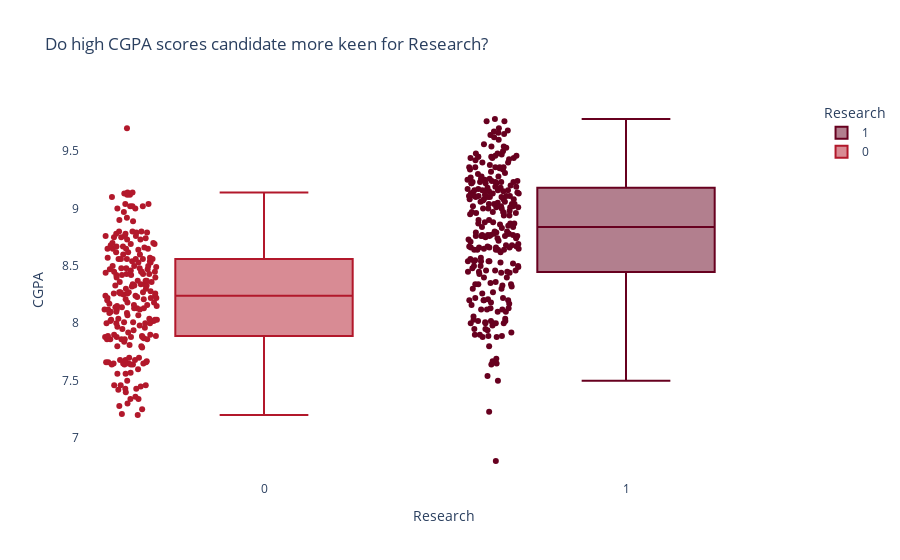

Write notebook code for a chart like this one.
### Code cell
fig = px.box(data, x="Research", y="CGPA", points="all", color = "Research", 
             color_discrete_sequence=px.colors.sequential.RdBu, 
             #hover_data = ({data["research"]:False}),
             #labels = {"0": "No Reseach", "1":"Research"},
             title="Do high CGPA scores candidate more keen for Research?",
             #hoverinfo = None
            )


fig.update_layout(legend={"itemclick":False})
fig.update_layout(legend={"itemdoubleclick":False})
fig.update_layout(uniformtext_minsize=12, uniformtext_mode='hide')

fig.update_layout(plot_bgcolor="rgb(255,255,255)")
fig.show()

### Figure 1 — Plotly figure (JSON) as saved in the notebook; plotly's stock layout.template omitted (floating-point values rounded to 4 significant figures; data arrays with more than 128 entries replaced by an {"elided": "..."} marker saying what was removed)
{"data": [{"alignmentgroup": "True", "boxpoints": "all", "hovertemplate": "Research=%{x}<br>CGPA=%{y}<extra></extra>", "legendgroup": "1", "marker": {"color": "rgb(103,0,31)"}, "name": "1", "notched": false, "offsetgroup": "1", "orientation": "v", "showlegend": true, "type": "box", "x": {"elided": "261 int values"}, "x0": " ", "xaxis": "x", "y": {"elided": "261 float values"}, "y0": " ", "yaxis": "y"}, {"alignmentgroup": "True", "boxpoints": "all", "hovertemplate": "Research=%{x}<br>CGPA=%{y}<extra></extra>", "legendgroup": "0", "marker": {"color": "rgb(178,24,43)"}, "name": "0", "notched": false, "offsetgroup": "0", "orientation": "v", "showlegend": true, "type": "box", "x": {"elided": "219 int values"}, "x0": " ", "xaxis": "x", "y": {"elided": "219 float values"}, "y0": " ", "yaxis": "y"}], "layout": {"boxmode": "overlay", "legend": {"itemclick": false, "itemdoubleclick": false, "title": {"text": "Research"}, "tracegroupgap": 0}, "plot_bgcolor": "rgb(255,255,255)", "title": {"text": "Do high CGPA scores candidate more keen for Research?"}, "uniformtext": {"minsize": 12, "mode": "hide"}, "xaxis": {"anchor": "y", "categoryarray": [1, 0], "categoryorder": "array", "domain": [0, 1], "title": {"text": "Research"}}, "yaxis": {"anchor": "x", "domain": [0, 1], "title": {"text": "CGPA"}}}}
